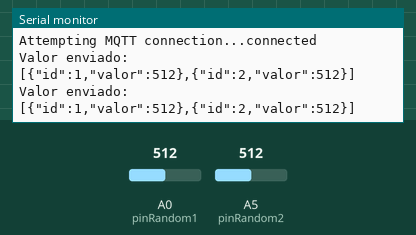
Simulated run of this sketch. Board: Arduino Uno, built with avr-gcc and run on an emulated ATmega328P. Shown: the last lines printed to the serial monitor. The test bench sets the inputs (shaded band); at power-on: A0 (pinRandom1) = 512, A5 (pinRandom2) = 512. WiFi joins after 1.5 s; servers stay silent unless stated; no MQTT or app messages arrive unless stated.

Above: at 2.7 s.
2.8 s: A0 (pinRandom1) set to 716
At 3.38 s:
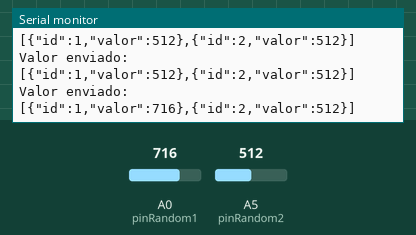
4.3 s: A5 (pinRandom2) set to 716
At 4.39 s:
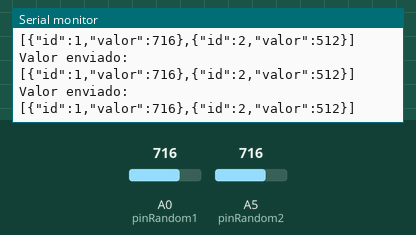
5.8 s: A0 (pinRandom1) set to 900
At 5.9 s:
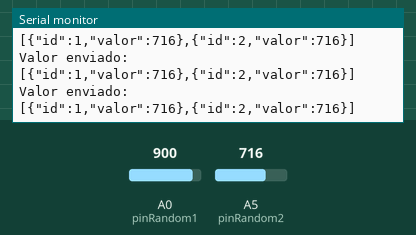
7.3 s: A5 (pinRandom2) set to 900
At 7.42 s:
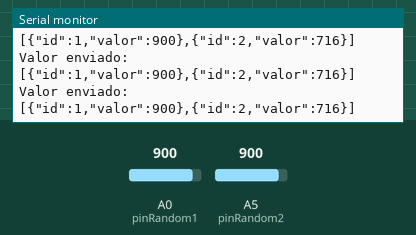
Timing chart, 0 to 9.8 s (numbered marks = the images above; inputs shaded):
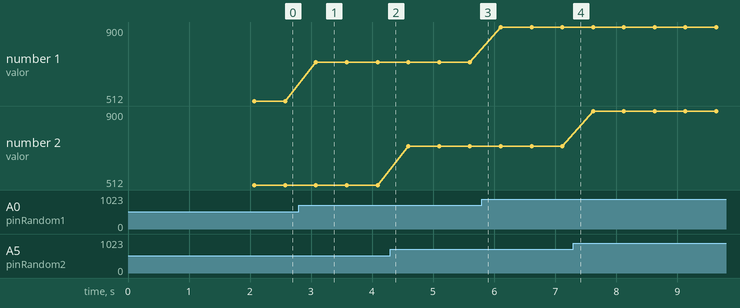

Measured:
- after the input at 2.8 s, the serial monitor: prints a new line after 0.28 s (image 1)
- plotted number 1: 512 → 716 after the input at 2.8 s, 716 → 900 after the input at 5.8 s

The sketch:

json-mqtt.ino
```cpp
#include <SPI.h>
#include <Ethernet.h>
#include <PubSubClient.h>
#include <ArduinoJson.h>

int pinRandom1 = A0;
int pinRandom2 = A5;


// Update these with values suitable for your network.
byte mac[] = {  0xDA, 0xED, 0xBA, 0xFE, 0xFE, 0xED };

IPAddress SERVER(192, 168, 0, 10);
IPAddress ip(192, 168, 0, 200); // Shield address

// Callback for messagess MQTT
void callback(char* topic, byte* payload, unsigned int length) {
  Serial.print("Message arrived [");
  Serial.print(topic);
  Serial.print("] ");
  for (int i=0;i<length;i++) {
    Serial.print((char)payload[i]);
  }
  Serial.println();
}

EthernetClient ethClient;
PubSubClient client(ethClient);

void reconnect() {
  // Loop until we're reconnected
  while (!client.connected()) {
    Serial.print("Attempting MQTT connection...");
    // Attempt to connect
    if (client.connect("arduinoClient")) {
      Serial.println("connected");
        // Once connected, publish an announcement...
        //client.publish("/test","hello world");
        // ... and resubscribe
        //client.subscribe("/test");
    } else {
      Serial.print("failed, rc=");
      Serial.print(client.state());
      Serial.println(" try again in 5 seconds");
      // Wait 5 seconds before retrying
      delay(5000);
    }
  }
}

void setup()
{
  pinMode(pinRandom1, INPUT);
  pinMode(pinRandom2, INPUT);

  Serial.begin(9600);

  client.setServer(SERVER, 1883);
  client.setCallback(callback);

  Ethernet.begin(mac, ip);
  // Allow the hardware to sort itself out
  delay(1500);
}


void loop()
{
  if (!client.connected()) {
    reconnect();
  }else{

    char json[256];

    // JSON_ARRAY_SIZE(n)
    // n*JSON_OBJECT_SIZE(2)
    // SIENDO n = CANTIDAD DE OBJETOS DENTRO DEL ARRAY
    const size_t bufferSize = JSON_ARRAY_SIZE(2) + 2*JSON_OBJECT_SIZE(2);
    DynamicJsonBuffer jsonBuffer(bufferSize);

    JsonArray& root = jsonBuffer.createArray();

    JsonObject& root_0 = root.createNestedObject();
    root_0["id"] = 1;
    root_0["valor"] = analogRead(pinRandom1);

    JsonObject& root_1 = root.createNestedObject();
    root_1["id"] = 2;
    root_1["valor"] = analogRead(pinRandom2);

    root.printTo(json, sizeof(json));

    client.publish("/test",json);
    Serial.println("Valor enviado:");
    Serial.println(json);
}
  delay(500);
  client.loop();
}
```
